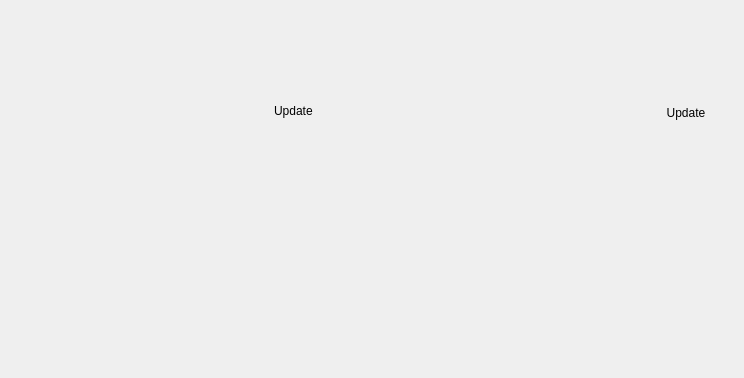
<?xml version="1.0" encoding="UTF-8"?>
<ui version="4.0">
 <class>aboutWidget</class>
 <widget class="QWidget" name="aboutWidget">
  <property name="geometry">
   <rect>
    <x>0</x>
    <y>0</y>
    <width>744</width>
    <height>360</height>
   </rect>
  </property>
  <property name="windowTitle">
   <string>Dialog</string>
  </property>
  <property name="styleSheet">
   <string notr="true"> QScrollBar:vertical {
     border: 1px solid #999999;
     background: white;
     width: 12px;
     margin: 5px 0 5px 2;
 }
 QScrollBar::handle:vertical {
     background: #777777;
     min-height: 12px;
 }
 QScrollBar::add-line:vertical {
     border: none;
     background: none;
     height: 0px;
     subcontrol-position: bottom;
     subcontrol-origin: margin;
 }

 QScrollBar::sub-line:vertical {
     border: none;
     background: none;
     height: 0px;
     subcontrol-position: top;
     subcontrol-origin: margin;
 }
 QScrollBar::up-arrow:vertical, QScrollBar::down-arrow:vertical {
     border: none;
     width: 0px;
     height: 0px;
     background: none;
 }

 QScrollBar::add-page:vertical, QScrollBar::sub-page:vertical {
     background: none;
 }</string>
  </property>
  <layout class="QVBoxLayout" name="verticalLayout">
   <property name="spacing">
    <number>0</number>
   </property>
   <property name="margin">
    <number>0</number>
   </property>
   <item>
    <widget class="QFrame" name="horizontalFrame">
     <property name="sizePolicy">
      <sizepolicy hsizetype="Minimum" vsizetype="MinimumExpanding">
       <horstretch>0</horstretch>
       <verstretch>0</verstretch>
      </sizepolicy>
     </property>
     <layout class="QGridLayout" name="gridLayout">
      <item row="2" column="2" rowspan="4">
       <widget class="QStackedWidget" name="stackedWidget">
        <property name="sizePolicy">
         <sizepolicy hsizetype="Preferred" vsizetype="MinimumExpanding">
          <horstretch>10</horstretch>
          <verstretch>10</verstretch>
         </sizepolicy>
        </property>
        <property name="lineWidth">
         <number>0</number>
        </property>
        <property name="currentIndex">
         <number>0</number>
        </property>
        <widget class="QWidget" name="blablaPage">
         <property name="sizePolicy">
          <sizepolicy hsizetype="Preferred" vsizetype="MinimumExpanding">
           <horstretch>0</horstretch>
           <verstretch>0</verstretch>
          </sizepolicy>
         </property>
         <layout class="QVBoxLayout" name="verticalLayout_2">
          <property name="margin">
           <number>0</number>
          </property>
          <item>
           <widget class="QWidget" name="update" native="true">
            <layout class="QHBoxLayout" name="updateLayout">
             <item>
              <widget class="QLabel" name="UpdateLabel">
               <property name="sizePolicy">
                <sizepolicy hsizetype="MinimumExpanding" vsizetype="Minimum">
                 <horstretch>0</horstretch>
                 <verstretch>0</verstretch>
                </sizepolicy>
               </property>
               <property name="styleSheet">
                <string notr="true">margin-bottom: 8px;margin-top: 4px;</string>
               </property>
               <property name="text">
                <string>Update</string>
               </property>
              </widget>
             </item>
             <item>
              <widget class="QPushButton" name="checkUpdates">
               <property name="sizePolicy">
                <sizepolicy hsizetype="Minimum" vsizetype="Minimum">
                 <horstretch>0</horstretch>
                 <verstretch>0</verstretch>
                </sizepolicy>
               </property>
               <property name="text">
                <string>Update</string>
               </property>
               <property name="flat">
                <bool>true</bool>
               </property>
              </widget>
             </item>
            </layout>
           </widget>
          </item>
          <item>
           <widget class="QLabel" name="MainBlabla">
            <property name="sizePolicy">
             <sizepolicy hsizetype="MinimumExpanding" vsizetype="MinimumExpanding">
              <horstretch>0</horstretch>
              <verstretch>0</verstretch>
             </sizepolicy>
            </property>
            <property name="styleSheet">
             <string notr="true">padding-right: 20px;</string>
            </property>
            <property name="alignment">
             <set>Qt::AlignLeading|Qt::AlignLeft|Qt::AlignTop</set>
            </property>
            <property name="wordWrap">
             <bool>true</bool>
            </property>
            <property name="openExternalLinks">
             <bool>false</bool>
            </property>
           </widget>
          </item>
         </layout>
        </widget>
        <widget class="QTextEdit" name="licensePage">
         <property name="font">
          <font>
           <family>Courier</family>
           <pointsize>9</pointsize>
          </font>
         </property>
         <property name="frameShadow">
          <enum>QFrame::Plain</enum>
         </property>
         <property name="textInteractionFlags">
          <set>Qt::TextSelectableByKeyboard|Qt::TextSelectableByMouse</set>
         </property>
        </widget>
        <widget class="QTextEdit" name="authorsPage">
         <property name="frameShadow">
          <enum>QFrame::Plain</enum>
         </property>
         <property name="textInteractionFlags">
          <set>Qt::NoTextInteraction</set>
         </property>
        </widget>
        <widget class="QTextEdit" name="creditPage">
         <property name="frameShadow">
          <enum>QFrame::Plain</enum>
         </property>
         <property name="textInteractionFlags">
          <set>Qt::LinksAccessibleByKeyboard|Qt::LinksAccessibleByMouse</set>
         </property>
        </widget>
       </widget>
      </item>
      <item row="0" column="0" rowspan="6">
       <widget class="QLabel" name="VLCcone">
        <property name="sizePolicy">
         <sizepolicy hsizetype="Minimum" vsizetype="Minimum">
          <horstretch>0</horstretch>
          <verstretch>0</verstretch>
         </sizepolicy>
        </property>
        <property name="minimumSize">
         <size>
          <width>247</width>
          <height>300</height>
         </size>
        </property>
        <property name="autoFillBackground">
         <bool>false</bool>
        </property>
        <property name="lineWidth">
         <number>0</number>
        </property>
        <property name="text">
         <string/>
        </property>
        <property name="textFormat">
         <enum>Qt::PlainText</enum>
        </property>
        <property name="pixmap">
         <pixmap>:/logo/vlc256.png</pixmap>
        </property>
        <property name="scaledContents">
         <bool>false</bool>
        </property>
        <property name="margin">
         <number>20</number>
        </property>
       </widget>
      </item>
      <item row="0" column="2">
       <widget class="QLabel" name="title">
        <property name="sizePolicy">
         <sizepolicy hsizetype="MinimumExpanding" vsizetype="Preferred">
          <horstretch>0</horstretch>
          <verstretch>0</verstretch>
         </sizepolicy>
        </property>
        <property name="minimumSize">
         <size>
          <width>0</width>
          <height>50</height>
         </size>
        </property>
        <property name="baseSize">
         <size>
          <width>0</width>
          <height>0</height>
         </size>
        </property>
        <property name="alignment">
         <set>Qt::AlignBottom|Qt::AlignLeading|Qt::AlignLeft</set>
        </property>
       </widget>
      </item>
      <item row="1" column="2">
       <widget class="QLabel" name="version">
        <property name="sizePolicy">
         <sizepolicy hsizetype="Minimum" vsizetype="Maximum">
          <horstretch>0</horstretch>
          <verstretch>0</verstretch>
         </sizepolicy>
        </property>
        <property name="cursor">
         <cursorShape>PointingHandCursor</cursorShape>
        </property>
        <property name="styleSheet">
         <string notr="true">font: 75 12pt &quot;Sans Serif&quot;;
margin-bottom: 6px;</string>
        </property>
        <property name="text">
         <string/>
        </property>
       </widget>
      </item>
     </layout>
    </widget>
   </item>
   <item>
    <widget class="QFrame" name="footer">
     <property name="sizePolicy">
      <sizepolicy hsizetype="Preferred" vsizetype="Minimum">
       <horstretch>0</horstretch>
       <verstretch>0</verstretch>
      </sizepolicy>
     </property>
     <property name="minimumSize">
      <size>
       <width>0</width>
       <height>60</height>
      </size>
     </property>
     <layout class="QHBoxLayout" name="horizontalLayout_2">
      <property name="margin">
       <number>0</number>
      </property>
      <item>
       <widget class="QLabel" name="authorsButton">
        <property name="cursor">
         <cursorShape>PointingHandCursor</cursorShape>
        </property>
        <property name="styleSheet">
         <string notr="true">padding: 10px</string>
        </property>
        <property name="alignment">
         <set>Qt::AlignCenter</set>
        </property>
       </widget>
      </item>
      <item>
       <widget class="QLabel" name="licenseButton">
        <property name="cursor">
         <cursorShape>PointingHandCursor</cursorShape>
        </property>
        <property name="styleSheet">
         <string notr="true">padding: 10px</string>
        </property>
        <property name="alignment">
         <set>Qt::AlignCenter</set>
        </property>
       </widget>
      </item>
      <item>
       <widget class="QLabel" name="creditsButton">
        <property name="cursor">
         <cursorShape>PointingHandCursor</cursorShape>
        </property>
        <property name="styleSheet">
         <string notr="true">padding: 10px;</string>
        </property>
        <property name="alignment">
         <set>Qt::AlignCenter</set>
        </property>
       </widget>
      </item>
     </layout>
    </widget>
   </item>
  </layout>
 </widget>
 <resources/>
 <connections/>
</ui>
